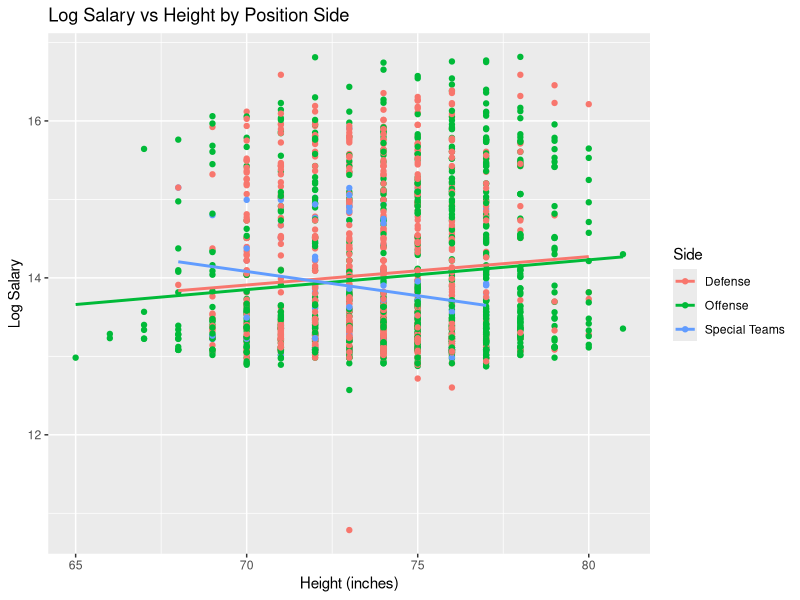
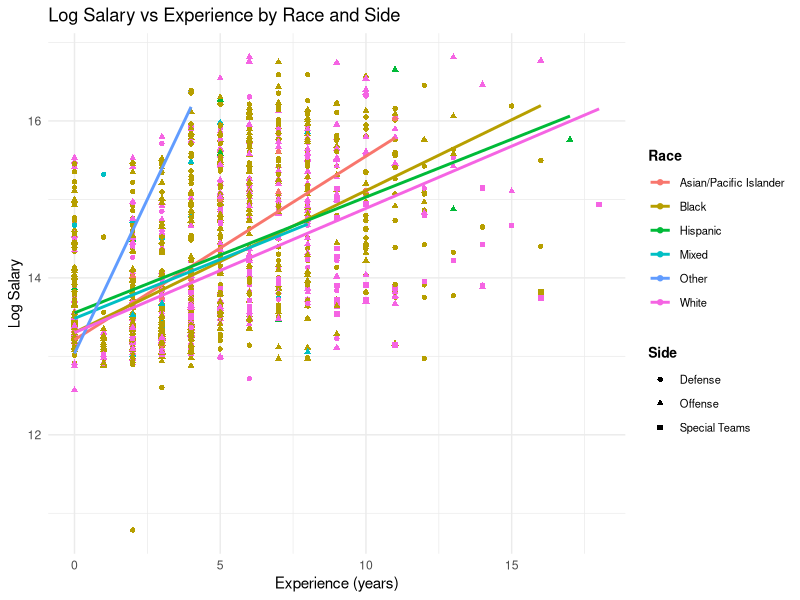
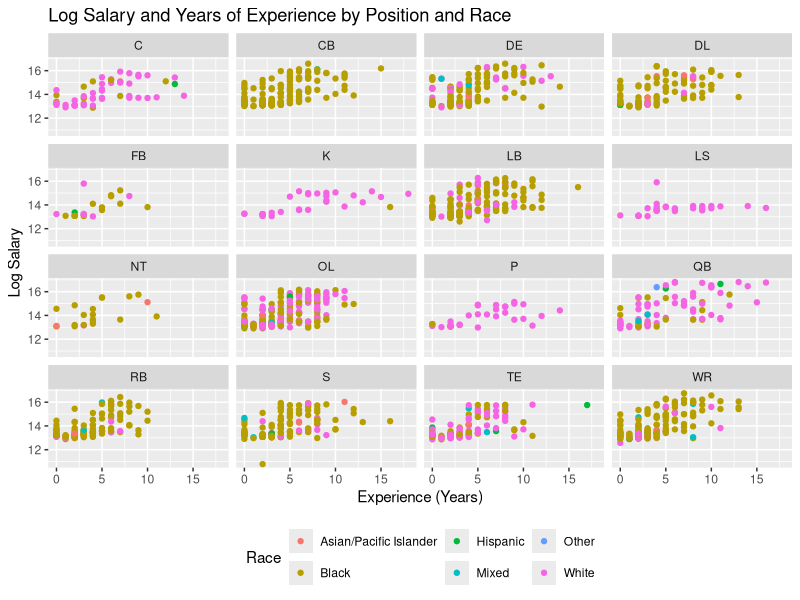
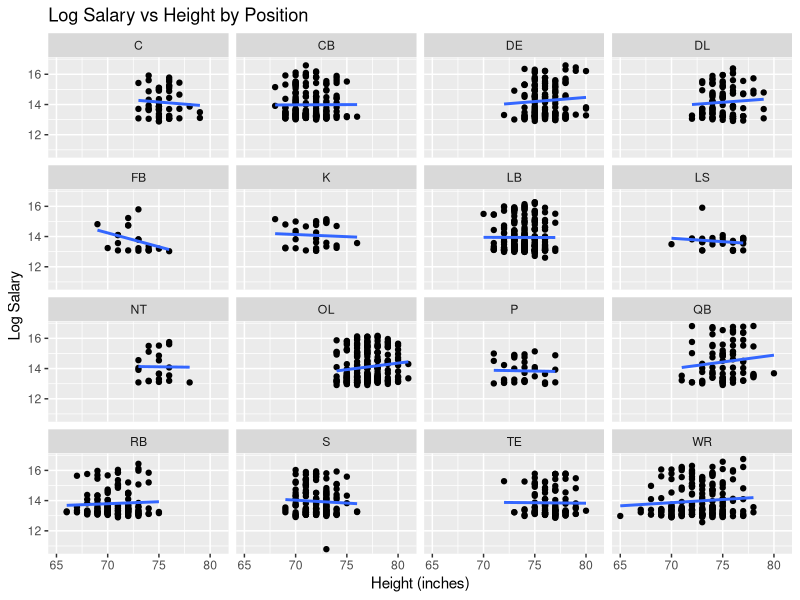
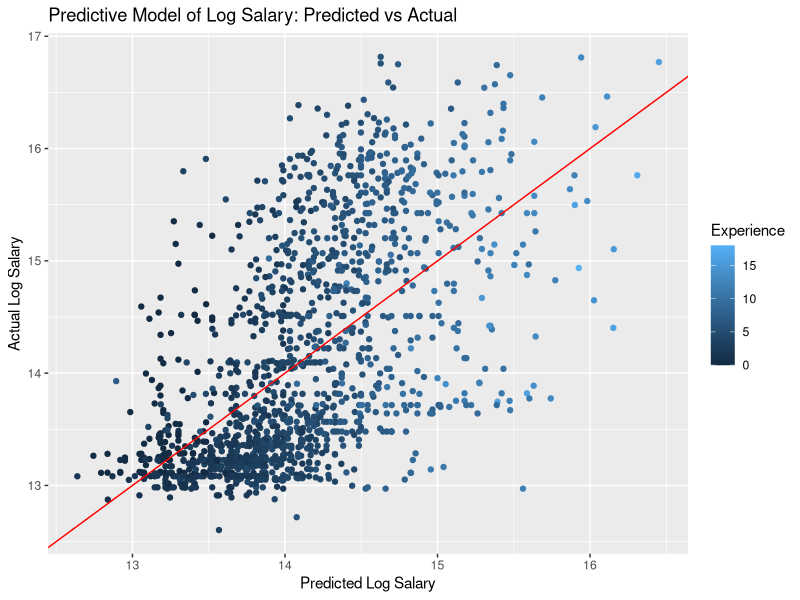
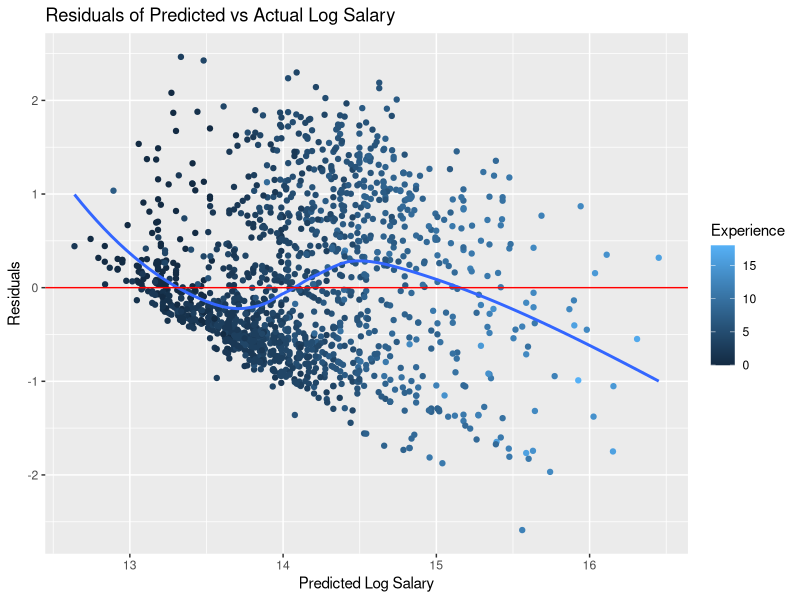
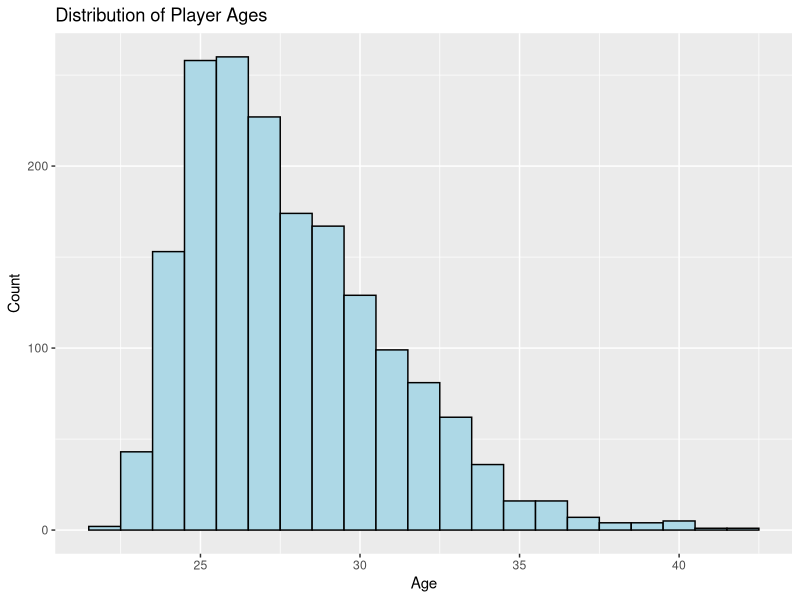
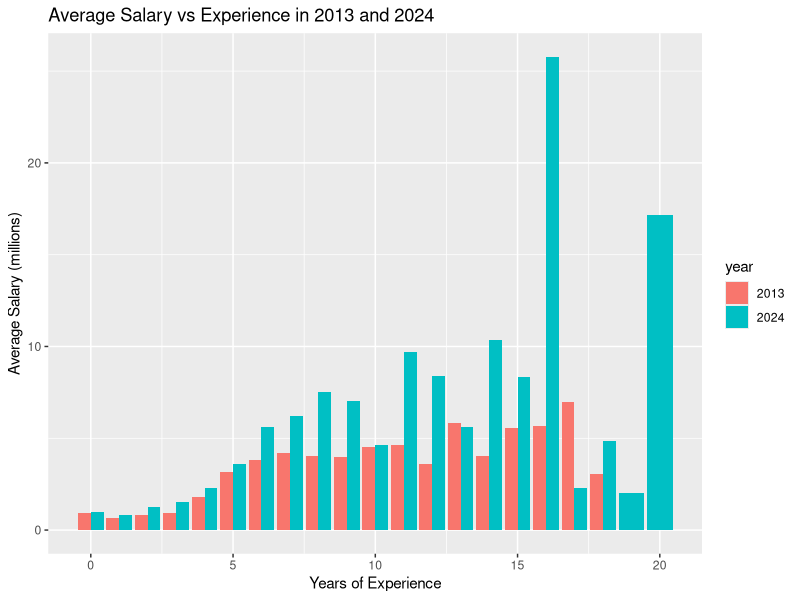

Write the R code that produced these figures, in order.
## ---- chunk 1
library( tidyverse )
library(scales)
knitr::opts_chunk$set(
    echo = TRUE,
    warning = FALSE,
    message = FALSE
    )

#Read in the data, note that we define several values in the original dataset as NA
nfl <- read_csv( "data/NFL-Census-Data-9.2.2013_clean.csv", 
                 na = c("NA","N/A","", "n/a", "#VALUE!") )

## ---- chunk 2
# Highest salary
max(nfl$Salary, na.rm = TRUE)

# Lowest salary
min(nfl$Salary, na.rm = TRUE)
## ---- chunk 3

nfl %>% 
    filter( Team == "SF" )  %>% 
    arrange( desc( Salary ) ) %>% 
    select( "Player Name", College, State ) %>% 
    head(5)
## ---- chunk 4

# Create a cleaned dataframe with NAs removed from Salary column

clean.dat <- nfl %>% 
    filter( !is.na( Salary ) )

clean.dat %>% 
    group_by( Position ) %>% 
    summarise( mean_salary = mean( Salary ), count = n() ) %>% 
    arrange( desc( mean_salary ) )

## ---- chunk 5
# Add logSal variable and clean up a data point with a typo

clean.dat <- clean.dat %>%
    mutate( logSal = log( Salary), Height = if_else(Height == "6;2/;", "6'2\"", Height ) )


model <- lm( logSal ~ Height, data = clean.dat )
summary( model )
exp( coef( model ) )

## ---- chunk 6
# Create a new model that incorporates both Position and Height

model <- lm( logSal ~ Height + Position, data = clean.dat )
summary( model )
exp( coef( model ) )

## ---- chunk 7
# Convert height into total inches

clean.dat <- clean.dat %>%
    separate( Height, into = c("feet", "inches"), sep = "'" ) %>%
    mutate( feet = parse_number( feet ), 
            inches = parse_number( inches ), 
            total_inches = feet * 12 + inches )

clean.dat %>% 
    group_by( Position ) %>% 
    summarise( mean_weight = mean( Weight, na.rm = TRUE ), 
               mean_height = mean( total_inches, na.rm = TRUE ) ) 

## ---- chunk 8

clean.dat <- clean.dat %>%
    mutate( Side = case_when(
        Position %in% c("C", "FB", "OL", "QB", "RB", "TE", "WR") ~ "Offense",
        Position %in% c("CB", "DE", "DL", "LB", "NT", "S") ~ "Defense",
        Position %in% c("K", "LS", "P") ~ "Special Teams",
        TRUE ~ NA_character_
    ) )

# Plot with the new `Side` variable instead of `Position`
ggplot( clean.dat, aes( x = total_inches, y = logSal, color = Side ) ) +
    geom_point() +
    geom_smooth( method = "lm", se = FALSE ) +
    labs( title = "Log Salary vs Height by Position Side",
          x = "Height (inches)",
          y = "Log Salary" ) +
    theme(legend.position = "right")

## ---- chunk 9

# Remove NA from Race column

clean.dat <- clean.dat %>% 
    filter( !is.na( Race ) )

# Combine Asian/Pacific Islander and Pacific Islander into one category called
# Asian/Pacific Islander, and Iranian, Native American, and Other into one
# category called Other. 

clean.dat <- clean.dat %>%
  mutate(
    Race = if_else(
      Race == "Pacific Islander",
      "Asian/Pacific Islander",
      Race
    )
  ) %>%
  mutate(
    Race = if_else(
      Race %in% c("Native American", "Other", "Iranian"),
      "Other",
      Race
    )
  )

ggplot(clean.dat, aes(x = Experience, y = logSal, color = Race)) +
  geom_point(aes(shape = Side)) +  
  geom_smooth(method = "lm", se = FALSE) +        
  labs(
    title = "Log Salary vs Experience by Race and Side",
    x = "Experience (years)",
    y = "Log Salary",
    shape = "Side"
  ) +
  theme_minimal() +
  theme(legend.text = element_text(size = 8), 
          legend.title = element_text(size = 10, face = "bold"),
          legend.position = "right")

## ---- chunk 10
# Using facet wrap, we broke out the data by Position (rather than Side).

ggplot( clean.dat, aes( x = Experience, y = logSal, color = Race ) ) +
    facet_wrap(~Position) +
    geom_point() +
    labs( title = "Log Salary and Years of Experience by Position and Race",
          x = "Experience (Years)",
          y = "Log Salary") +
    theme(legend.position = "bottom")


## ---- chunk 11
# Using facet wrap to break out the data by Position, and plotted log salary
# against height (in inches)

ggplot( clean.dat, aes( x = total_inches, y = logSal)) +
    facet_wrap(~Position) +
    geom_point() +
    geom_smooth( method = "lm", se = FALSE ) +
    labs( title = "Log Salary vs Height by Position",
          x = "Height (inches)",
          y = "Log Salary" ) +
    theme(legend.position = "bottom")

## ---- chunk 12

# I was cleaning na when fitting the model, so I got an error saying: ! Can't
# recycle input of size 1743 to size 1745. Then ChatGPT suggested to clean the
# data before fitting the model.

clean2 <- na.omit(clean.dat)

model_final <- lm( 
  logSal ~ Experience + Age + Position, 
  data = clean2,
  na.action = na.omit)

clean2$pred_logSal <- predict(model_final)

summary( model_final )

## ---- chunk 13

clean2 <- clean2 %>%
  filter(complete.cases(Experience, Age, Position))

# the above line was suggested by chatgpt after failing to filter na in multiple
# variables.

# model predicted vs actual
ggplot( clean2, aes( x = predict( model_final ), 
                     y = logSal , color = Experience) ) +
    geom_point() +
    geom_abline( slope = 1, intercept = 0, col = "red" ) +
    labs( title = "Predictive Model of Log Salary: Predicted vs Actual",
        y = "Actual Log Salary", 
        x = "Predicted Log Salary" 
        )
## ---- chunk 14
# residuals plot
ggplot( clean2, aes( x = predict( model_final ), 
                     y = resid( model_final ), color = Experience ) ) +
    geom_point() +
    geom_smooth( method = "loess", se = FALSE ) +
    geom_hline( yintercept = 0, col = "red" ) +
    labs( 
        title = "Residuals of Predicted vs Actual Log Salary",
        x = "Predicted Log Salary",
        y = "Residuals" 
        )

## ---- chunk 15
# Histogram of player ages

clean.dat %>%
    ggplot( aes( x = Age ) ) +
    geom_histogram( binwidth = 1, fill = "lightblue", color = "black" ) +
    labs( title = "Distribution of Player Ages",
          x = "Age",
          y = "Count" )

# Let's use the 75th percentile to estimate the age of retirement for NFL players.

quantile( clean.dat$Age, probs = 0.75, na.rm = TRUE )

summary( clean.dat$Age, na.rm = TRUE)
    
## ---- chunk 16

table(clean.dat$Position)

# Not clearly indicated on the list from statista.com:
# C   DE   FB   LS  NT     S   
# Center, Defensive End, Fullback, Long Snapper, Nose Tackle, Safety

# List from statista.com, updated with missing positions based on ChatGPT's advice: 
# Kickers/punters (K, P, LS): 4.87 years
# Quarterbacks (QB): 4.44
# Offensive Linemen (OL, C): 3.63
# Defensive Linemen (DL, DE, NT): 3.24
# Linebackers (LB): 2.97
# Cornerbacks (CB, S): 2.94
# Tight Ends (TE): 2.85
# Wide receivers (WR): 2.81
# Running backs (RB, FB): 2.57
# Average across all positions: 3.3
## ---- chunk 17

clean.dat <- clean.dat %>%
    mutate( Career_Length = case_when(
        Position %in% c("K", "P", "LS") ~ 4.87,
        Position == "QB" ~ 4.44,
        Position %in% c("OL", "C") ~ 3.63,
        Position %in% c("DL", "DE", "NT") ~ 3.24,
        Position == "LB" ~ 2.97,
        Position %in% c("CB", "S") ~ 2.94,
        Position == "TE" ~ 2.85,
        Position == "WR" ~ 2.81,
        Position %in% c("RB", "FB") ~ 2.57,
        TRUE ~ NA_real_
    ) )

## ---- chunk 18

clean.dat %>% 
    group_by( Position ) %>% 
    summarise( median_salary = median( Salary, na.rm = TRUE ) ) 

# Put this data into a new data frame

position_earnings <- clean.dat %>%
    group_by( Position ) %>%
    summarise( median_salary = median( Salary, na.rm = TRUE ), 
               career_length = first( Career_Length ), 
               count = n() ) %>%
    mutate( lifetime_earnings = median_salary * career_length )


# Now we need a weighted average of lifetime earnings by position, based on the
# proportion of positions in the NFL dataset as a whole

position_earnings %>% 
    summarize(avg_lifetime = sum( (lifetime_earnings * count )/ sum( count )) )

## ---- chunk 19
nfl_24 <- read_csv( "data/Master-Player-List-2024.csv", 
                 na = c("NA","N/A","", "n/a", "#VALUE!") )

# Removing NAs from CapHit in 2024 dataset
clean.dat.24 <- nfl_24 %>% 
    filter( !is.na( CapHit ) )

# Creating Salary variable in 2024 dataset from CapHit
clean.dat.24 <- clean.dat.24 %>% 
    mutate( Salary = parse_number( CapHit ) )

# Finding the middle and average salary in both 2013 and 2024     
clean.dat %>% 
    filter( !is.na( Salary ) ) %>%
    summarise( mean_2013 = mean( Salary ), 
               median_2013 = median( Salary ) )
               
clean.dat.24 %>% 
    filter( !is.na( Salary ) ) %>%
    summarise( mean_2024 = mean( Salary ), 
               median_2024 = median( Salary ) )

# Calculating the mean difference in pay between salaries in 2024 and 2013
pay_diff = mean( clean.dat.24$Salary ) - mean( clean.dat$Salary )
pay_diff

## ---- chunk 20
# Converting YrsExp variable in 2024 dataset to numeric, treating "R" as 0 years
# of experience

clean.dat.24 <- clean.dat.24 %>%
  mutate(
    Experience = ifelse(YrsExp == "R", "0", YrsExp),
    Experience= as.numeric(Experience) )

# Cleaning position in 2024 dataset and creating Side variable similar to 2013
# dataset

clean.dat.24 <- clean.dat.24 %>%
  mutate(
    Side = case_when(
      Position %in% c(
        "C", "FB", "OT", "OG", "QB",
        "RB", "TE", "WR", "OL"
      ) ~ "Offense",
      
      Position %in% c(
        "DB", "LB", "DE", "DT", "DL",
        "CB", "NT", "SS", "FS",
        "OLB", "MLB", "ILB", "SAF"
      ) ~ "Defense",
      
      Position %in% c(
        "K", "LS", "P"
      ) ~ "Special Teams",
      
      TRUE ~ NA_character_
    )
  )

# Cleaning position in 2024 dataset so that the positions are similar to 2013
# dataset

clean.dat.position <- clean.dat.24 %>%
  mutate( Position = case_when(
      Position %in% c("OT", "OG", "OL") ~ "OL",
      Position == "C"                   ~ "C",
      Position == "FB"                  ~ "FB",
      Position == "QB"                  ~ "QB",
      Position == "RB"                  ~ "RB",
      Position == "TE"                  ~ "TE",
      Position == "WR"                  ~ "WR",
      Position %in% c("DB", "CB")       ~ "CB",
      Position %in% c("SS", "FS", "SAF") ~ "S",
      Position %in% c("LB", "OLB", "MLB", "ILB") ~ "LB",
      Position %in% c("DT", "DL")       ~ "DL",
      Position == "NT"                  ~ "NT",
      Position == "DE"                  ~ "DE",
      Position == "K"                  ~ "K",
      Position == "P"                  ~ "P",
      Position == "LS"                  ~ "LS",
      TRUE                              ~ NA_character_ ) )

## ---- chunk 21
# Create dataset with the mean salary for each experience level in both 2013 and 2024
exp.sum <- bind_rows(
  clean.dat %>%
    group_by(Experience) %>%
    summarise(mean_salary = mean(Salary, na.rm = TRUE) ) %>%
    mutate(year = "2013"),
  clean.dat.24 %>%
    group_by(Experience) %>%
    summarise(mean_salary = mean(Salary, na.rm = TRUE) ) %>%
    mutate(year = "2024") )

# Calculate the mean salary difference and percent change between 2013 and 2024
# for player experience
exp.sum %>% 
  group_by( Experience ) %>% 
  summarise( mean_salary_2013 = mean( mean_salary[ year == "2013" ] ), 
             mean_salary_2024 = mean( mean_salary[ year == "2024" ] ) ) %>%
  mutate( salary_diff = mean_salary_2024 - mean_salary_2013 ) %>%
  mutate ( percent_diff = salary_diff / mean_salary_2013 * 100 ) %>%
  arrange( desc( percent_diff ) ) 
## ---- chunk 22
ggplot(exp.sum, aes(x = Experience, y = mean_salary, fill = year)) +
  geom_col(position = "dodge") +
  scale_y_continuous( labels = function(x) x / 1e6,
                     name   = "Average Salary (millions)" ) +
  labs( title = "Average Salary vs Experience in 2013 and 2024",
    x = "Years of Experience" )

## ---- chunk 23
# create dataset with the mean salary for each side of the ball in both 2013 
# and 2024
side.sum <- bind_rows(
  clean.dat %>%
    group_by(Side) %>%
    summarise(mean_salary = mean(Salary, na.rm = TRUE) ) %>%
    mutate(year = "2013"),
  clean.dat.24 %>%
    group_by(Side) %>%
    summarise(mean_salary = mean(Salary, na.rm = TRUE) ) %>%
    mutate(year = "2024") )

# Calculating the mean salary difference and percent change between 2013 and 2024
# for each side of the ball
side.sum %>% 
  group_by( Side ) %>% 
  summarise( mean_salary_2013 = mean( mean_salary[ year == "2013" ] ), 
             mean_salary_2024 = mean( mean_salary[ year == "2024" ] ) ) %>%
  mutate( salary_diff = mean_salary_2024 - mean_salary_2013 ) %>%
  mutate ( percent_diff = salary_diff / mean_salary_2013 * 100 ) %>%
  arrange( desc( percent_diff ) )
## ---- chunk 24
# Plotting Average Salary differences between 2013 and 2024 based on side
ggplot(side.sum, aes(x = Side, y = mean_salary, fill = year)) +
  geom_col(position = "dodge") +
  scale_y_continuous( labels = function(x) x / 1e6,
                     name   = "Average Salary (millions)" ) +
  labs( title = "Average Salary Difference vs Player Category in 2013 and 2024",
    x = "Player Category" )   

## ---- chunk 25
# create dataset with the mean salary for each position in both 2013 and 2024
position.sum <- bind_rows(
  clean.dat %>%
    group_by(Position) %>%
    summarise(mean_salary = mean(Salary, na.rm = TRUE) ) %>%
    mutate(year = "2013"),
  clean.dat.position %>%
    group_by(Position) %>%
    summarise(mean_salary = mean(Salary, na.rm = TRUE) ) %>%
    mutate(year = "2024") )

# Calculating the mean salary difference and percent change between 2013 and 
# 2024 for each position
position.sum %>% 
  group_by( Position ) %>% 
  summarise( mean_salary_2013 = mean( mean_salary[ year == "2013" ] ), 
             mean_salary_2024 = mean( mean_salary[ year == "2024" ] ) ) %>%
  mutate( salary_diff = mean_salary_2024 - mean_salary_2013 ) %>%
  mutate ( percent_diff = salary_diff / mean_salary_2013 * 100 ) %>%
  arrange( desc( percent_diff ) )
## ---- chunk 26
# Plotting Average Salary differences between 2013 and 2024 based on position
ggplot(position.sum, aes(x = Position, y = mean_salary, fill = year)) +
  geom_col(position = "dodge") +
  scale_y_continuous( labels = function(x) x / 1e6,
                     name   = "Average Salary (millions)" ) +
  labs( title = "Average Salary Difference vs Position in 2013 and 2024",
    x = "Position" )
